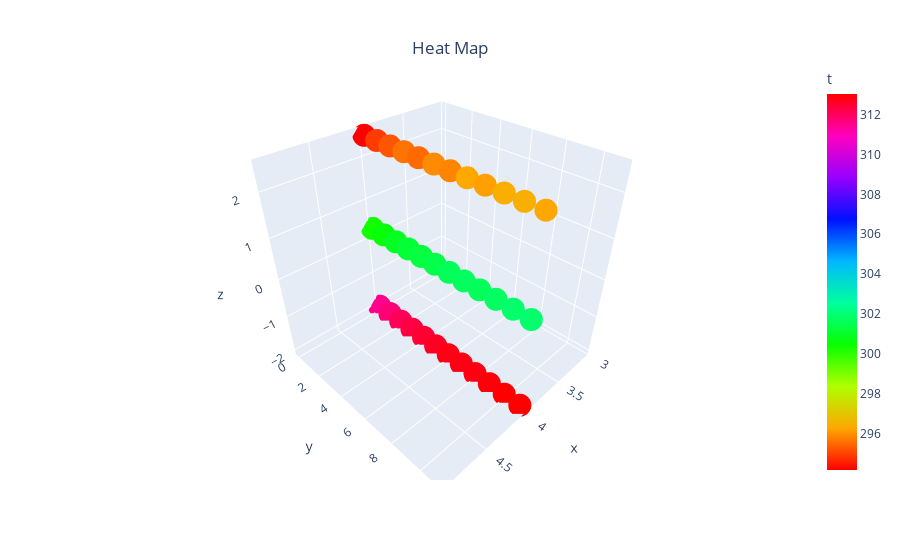

Source (notebook cell):
### Code cell
# fig = px.scatter_3d(df_final, x='x', y='y', z='z', color='t', color_continuous_scale=df_final['rgb_str'].tolist())
fig = px.scatter_3d(df_final, x='x', y='y', z='z', color='t', color_continuous_scale='hsv')

fig.update_layout({'paper_bgcolor': 'rgba(0,0,0,0)', 'plot_bgcolor': 'rgba(0,0,0,0)'})
fig.update_layout(title_text='Heat Map', title_x=0.5, title_y=0.925)
fig.show()

### Figure 1 — Plotly figure (JSON) as saved in the notebook; plotly's stock layout.template omitted (floating-point values rounded to 4 significant figures)
{"data": [{"hovertemplate": "x=%{x}<br>y=%{y}<br>z=%{z}<br>t=%{marker.color}<extra></extra>", "legendgroup": "", "marker": {"color": [294.2, 294.9, 295.2, 295.5, 295.6, 295.8, 295.9, 296.2, 296.2, 296.3, 296.4, 296.5, 300.3, 300.6, 300.9, 301.2, 301.3, 301.4, 301.6, 301.6, 301.7, 301.7, 301.9, 301.9, 311.5, 311.8, 312.1, 312.3, 312.5, 312.6, 312.8, 312.8, 312.8, 312.9, 313.0, 313.0], "coloraxis": "coloraxis", "symbol": "circle"}, "mode": "markers", "name": "", "scene": "scene", "showlegend": false, "type": "scatter3d", "x": [4, 4, 4, 4, 4, 4, 4, 4, 4, 4, 4, 4, 4, 4, 4, 4, 4, 4, 4, 4, 4, 4, 4, 4, 4, 4, 4, 4, 4, 4, 4, 4, 4, 4, 4, 4], "y": [0, 1, 2, 4, 3, 6, 5, 8, 11, 7, 9, 10, 0, 1, 2, 3, 4, 5, 8, 6, 7, 9, 10, 11, 0, 1, 2, 3, 4, 5, 6, 8, 7, 9, 10, 11], "z": [2.5, 2.5, 2.5, 2.5, 2.5, 2.5, 2.5, 2.5, 2.5, 2.5, 2.5, 2.5, 0.3, 0.3, 0.3, 0.3, 0.3, 0.3, 0.3, 0.3, 0.3, 0.3, 0.3, 0.3, -2, -2, -2, -2, -2, -2, -2, -2, -2, -2, -2, -2]}], "layout": {"coloraxis": {"colorbar": {"title": {"text": "t"}}, "colorscale": [[0, "#ff0000"], [0.1111, "#ffa700"], [0.2222, "#afff00"], [0.3333, "#08ff00"], [0.4444, "#00ff9f"], [0.5556, "#00b7ff"], [0.6667, "#0010ff"], [0.7778, "#9700ff"], [0.8889, "#ff00bf"], [1, "#ff0000"]]}, "legend": {"tracegroupgap": 0}, "margin": {"t": 60}, "paper_bgcolor": "rgba(0,0,0,0)", "plot_bgcolor": "rgba(0,0,0,0)", "scene": {"domain": {"x": [0, 1], "y": [0, 1]}, "xaxis": {"title": {"text": "x"}}, "yaxis": {"title": {"text": "y"}}, "zaxis": {"title": {"text": "z"}}}, "title": {"text": "Heat Map", "x": 0.5, "y": 0.925}}}
